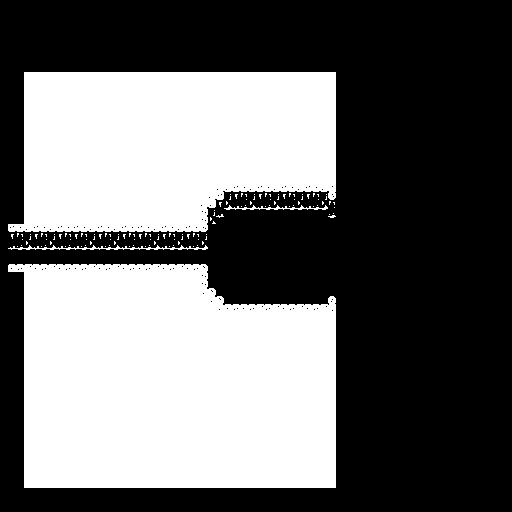

Tiled map render using the project's own tile images. Description and the map definition, with tile-layer contents summarised, below:
An orthogonal 64x64 tile map with 8x8 px tiles, 1 tile layer (map) and 22 objects (2x Snow 1, Player Start, Jetty, Snow 3, Snow 2, ...).

<map version="1.10" tiledversion="1.11.2" orientation="orthogonal" renderorder="right-down" width="64" height="64" tilewidth="8" tileheight="8" infinite="0" nextlayerid="3" nextobjectid="29">
 <editorsettings>
  <export target="../public/assets/tilemaps/spring_jetty_area.json" format="json" />
 </editorsettings>
 <tileset firstgid="1" name="snow" tilewidth="8" tileheight="8" spacing="8" margin="8" tilecount="64" columns="8">
  <image source="../public/assets/tilemaps/snow.png" width="136" height="136" />
  <tile id="0">
   <properties>
    <property name="collision" type="bool" value="true" />
   </properties>
  </tile>
  <tile id="1">
   <properties>
    <property name="collision" type="bool" value="true" />
   </properties>
  </tile>
  <tile id="2">
   <properties>
    <property name="collision" type="bool" value="true" />
   </properties>
  </tile>
  <tile id="3">
   <properties>
    <property name="collision" type="bool" value="true" />
   </properties>
  </tile>
  <tile id="4">
   <properties>
    <property name="collision" type="bool" value="true" />
   </properties>
  </tile>
  <tile id="5">
   <properties>
    <property name="collision" type="bool" value="true" />
   </properties>
  </tile>
  <tile id="6">
   <properties>
    <property name="collision" type="bool" value="true" />
   </properties>
  </tile>
  <tile id="8">
   <properties>
    <property name="collision" type="bool" value="true" />
   </properties>
  </tile>
  <tile id="9">
   <properties>
    <property name="collision" type="bool" value="true" />
   </properties>
  </tile>
  <tile id="10">
   <properties>
    <property name="collision" type="bool" value="true" />
   </properties>
  </tile>
  <tile id="11">
   <properties>
    <property name="collision" type="bool" value="true" />
   </properties>
  </tile>
  <tile id="12">
   <properties>
    <property name="collision" type="bool" value="true" />
   </properties>
  </tile>
  <tile id="13">
   <properties>
    <property name="collision" type="bool" value="true" />
   </properties>
  </tile>
  <tile id="14">
   <properties>
    <property name="collision" type="bool" value="true" />
   </properties>
  </tile>
  <tile id="16">
   <properties>
    <property name="collision" type="bool" value="true" />
   </properties>
  </tile>
  <tile id="17">
   <properties>
    <property name="collision" type="bool" value="true" />
   </properties>
  </tile>
  <tile id="18">
   <properties>
    <property name="collision" type="bool" value="true" />
   </properties>
  </tile>
  <tile id="19">
   <properties>
    <property name="collision" type="bool" value="true" />
   </properties>
  </tile>
  <tile id="20">
   <properties>
    <property name="collision" type="bool" value="true" />
   </properties>
  </tile>
  <tile id="21">
   <properties>
    <property name="collision" type="bool" value="true" />
   </properties>
  </tile>
  <tile id="22">
   <properties>
    <property name="collision" type="bool" value="true" />
   </properties>
  </tile>
  <tile id="24">
   <properties>
    <property name="collision" type="bool" value="true" />
   </properties>
  </tile>
  <tile id="25">
   <properties>
    <property name="collision" type="bool" value="false" />
   </properties>
  </tile>
  <tile id="26">
   <properties>
    <property name="collision" type="bool" value="false" />
   </properties>
  </tile>
  <tile id="27">
   <properties>
    <property name="collision" type="bool" value="false" />
   </properties>
  </tile>
  <tile id="28">
   <properties>
    <property name="collision" type="bool" value="true" />
   </properties>
  </tile>
  <tile id="29">
   <properties>
    <property name="collision" type="bool" value="true" />
   </properties>
  </tile>
  <tile id="30">
   <properties>
    <property name="collision" type="bool" value="true" />
   </properties>
  </tile>
  <tile id="32">
   <properties>
    <property name="collision" type="bool" value="true" />
   </properties>
  </tile>
  <tile id="33">
   <properties>
    <property name="collision" type="bool" value="true" />
   </properties>
  </tile>
  <tile id="34">
   <properties>
    <property name="collision" type="bool" value="true" />
   </properties>
  </tile>
  <tile id="35">
   <properties>
    <property name="collision" type="bool" value="true" />
   </properties>
  </tile>
  <tile id="36">
   <properties>
    <property name="collision" type="bool" value="true" />
   </properties>
  </tile>
  <tile id="37">
   <properties>
    <property name="collision" type="bool" value="true" />
   </properties>
  </tile>
  <tile id="38">
   <properties>
    <property name="collision" type="bool" value="true" />
   </properties>
  </tile>
  <tile id="40">
   <properties>
    <property name="collision" type="bool" value="false" />
   </properties>
  </tile>
 </tileset>
 <layer id="1" name="map" width="64" height="64" locked="1">
  <data>[4096 cells, 2040 non-empty, 26 distinct tile ids]</data>
 </layer>
 <objectgroup id="2" name="objects">
  <object id="1" name="Player Start" x="376" y="256">
   <point />
  </object>
  <object id="2" name="Jetty" x="368" y="264">
   <point />
  </object>
  <object id="3" name="Snow 1" x="244" y="234">
   <point />
  </object>
  <object id="4" name="Snow 3" x="280" y="254">
   <point />
  </object>
  <object id="5" name="Snow 2" x="292" y="235">
   <point />
  </object>
  <object id="6" name="Snow 1" x="277" y="288">
   <point />
  </object>
  <object id="7" name="Snow 4" x="227" y="275">
   <point />
  </object>
  <object id="10" name="Ice Cube Area Trigger" x="160" y="249" width="16" height="16" />
  <object id="11" name="Other Penguin" x="208" y="256">
   <point />
  </object>
  <object id="12" name="Block Player From Exit" x="200" y="248" width="8" height="17" />
  <object id="13" name="Other Penguin Conversation Trigger" x="208" y="242" width="24" height="29" />
  <object id="14" name="Player Spot for Conversation" x="236" y="256">
   <point />
  </object>
  <object id="16" name="Other Penguin Nav 1" x="216" y="256">
   <point />
  </object>
  <object id="17" name="Other Penguin Nav 2" x="224" y="245">
   <point />
  </object>
  <object id="18" name="Other Penguin Nav 3" x="243" y="245">
   <point />
  </object>
  <object id="19" name="Other Penguin Nav 4" x="260" y="256">
   <point />
  </object>
  <object id="20" name="Other Penguin Nav 5" x="392" y="256">
   <point />
  </object>
  <object id="21" name="Camera Bounds" x="31" y="77" width="455" height="398" />
  <object id="22" name="Edge" x="400" y="256">
   <point />
  </object>
  <object id="26" name="Swim To" x="472" y="262">
   <point />
  </object>
  <object id="27" name="Peak" x="409" y="246">
   <point />
  </object>
  <object id="28" name="Water" x="416" y="262">
   <point />
  </object>
 </objectgroup>
</map>
